Frame 1 (no input): blank canvas, image omitted
Frame 60 (the mouse pressed at the canvas centre just before this capture): blank canvas, image omitted
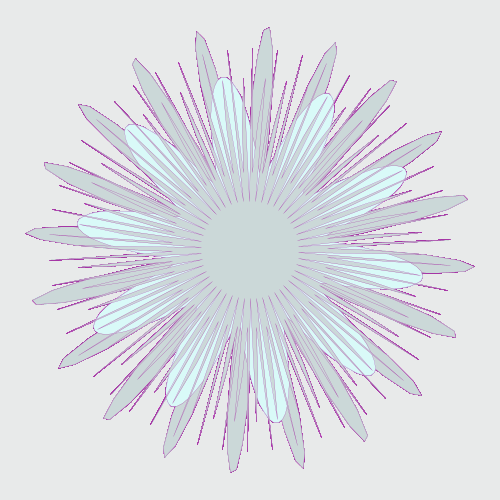
Frame 120 (the mouse held since frame 60 and released just before this capture)

The Processing sketch whose frames 1 and 60 were blank and that drew this single picture after the mouse press (run headless with seeded random() and noise(); from frame 60 on, the mouse is pressed at the canvas centre):

// Processing sketch: processing_133276
// ── processing_133276.pde

float circleX;
float circleY;

void setup() {
size(500, 500);
background(#E8EAEA);
stroke(#B49EB4);
strokeWeight(.25);
fill(255);
circleX = width * 0.5;
circleY = height * 0.5;
}

int resolution = 50;
float radius = 100;


void draw(){
  
  resolution=mouseX;
  radius=mouseY*0.5;
  
  beginShape();
  for ( int i=0; i<resolution; i=i+1 ) {
    
    float waveAngle = map( i, 0, resolution, 0, TWO_PI*20 );
    float waveOffset = sin(waveAngle) * 100;
     
    float angle = map( i, 0, resolution, 0, TWO_PI ); //0 to TWO_PI is 0 to 360 degrees
    float circleOffX = cos(angle) * (radius + waveOffset); //x offset from circle center
    float circleOffY = sin(angle) * (radius + waveOffset); //y offset from circle center
    
    float x = circleX + circleOffX;
    float y = circleY + circleOffY;
    
    vertex( x,y );
  }
  endShape(CLOSE);
  
  
  
  stroke(#A535A5);
  fill(#D9FAF8);
  
  beginShape();
  for ( int i=0; i<resolution; i=i+1 ) {
    
    float waveAngle = map( i, 0, resolution, 0, TWO_PI*10 );
    float waveOffset = sin(waveAngle) * 50;
     
    float angle = map( i, 0, resolution, 0, TWO_PI ); //0 to TWO_PI is 0 to 360 degrees
    float circleOffX = cos(angle) * (radius + waveOffset); //x offset from circle center
    float circleOffY = sin(angle) * (radius + waveOffset); //y offset from circle center
    
    float x = circleX + circleOffX;
    float y = circleY + circleOffY;
    
    vertex( x,y );
  }
  endShape(CLOSE);
  
  //radius = 175;
  
  stroke(#A535A5);
  fill(#CBD8D8);
  
  beginShape();
  for ( int i=0; i<resolution; i=i+1 ) {
    
    float waveAngle = map( i, 0, resolution, 0, TWO_PI*100 );
    float waveOffset = sin(waveAngle) * 80;
     
    float angle = map( i, 0, resolution, 0, TWO_PI ); //0 to TWO_PI is 0 to 360 degrees
    float circleOffX = cos(angle) * (radius + waveOffset); //x offset from circle center
    float circleOffY = sin(angle) * (radius + waveOffset); //y offset from circle center
    
    float x = circleX + circleOffX;
    float y = circleY + circleOffY;
    
    vertex( x,y );
  }
  endShape(CLOSE);
}
